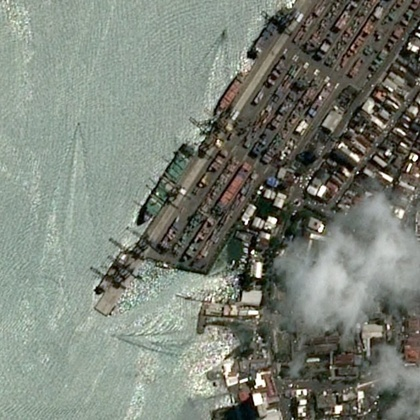
%> input picture 图像预处理/同态滤波法去雾/00c996565.jpg, 420 x 420 px, shrunk from 768 x 768 before the run
$ octave main.m   (GNU Octave 9; MATLAB toolbox functions it lacks are replaced by stand-ins)
%> lines starting %> are read from the running program, lines starting %| are printed output that depends on the picture
### 图像预处理/同态滤波法去雾/HomoFilter.m
function [ImageOut] = HomoFilter(ImageIn, High, Low, C, Sigma)
    Img = double(ImageIn);      %   转换图像矩阵为双精度型,不会改变数据本身
    [Height, Width] = size(ImageIn);      % 返回的行数和列数
    CenterX = floor(Width / 2);     %   中心点坐标
    CenterY = floor(Height / 2);
    LogImg = log(Img + 1);      %   图像对数数据
    Log_FFT = fft2(LogImg);     %   傅里叶变换
    Log_FFT = fftshift(Log_FFT);
    for Y = 1 : Height
        for X = 1 : Width
            Dist= (X - CenterX) * (X - CenterX) + (Y - CenterY) * (Y - CenterY);            %   点（X,Y）到频率平面原点的距离
            H(Y, X)=(High - Low) * (1 - exp(-C * (Dist / (2 * Sigma * Sigma)))) + Low;      %   同态滤波器函数
        end
    end
    Log_FFT = H.* Log_FFT;              %   滤波，矩阵点乘
    Log_FFT = ifftshift(Log_FFT);
    Log_FFT = ifft2(Log_FFT);           %   反傅立叶变换

    Out = exp(Log_FFT)-1;               %   取指数

    % 指数处理ge = exp(g)-1;% 归一化到[0, L-1]
    Max = max(Out(:));
    Min = min(Out(:));
    Range = Max - Min;
    for Y = 1 : Height
        for X = 1 : Width
            ImageOut(Y, X) = uint8(255 * (Out(Y, X) - Min) / Range);
        end
    end
end

### 图像预处理/同态滤波法去雾/main.m
clear all;
close all;
clc;

image1 = imread('00c996565.jpg');
%> image1 is the input picture: size 420x420x3 uint8; mean R, G, B 122.7, 128.5, 117.7

R=im2double(image1(:,:,1));
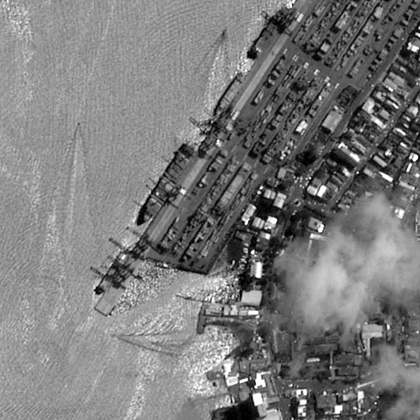
%> R: size 420x420 double; min 0, max 1, mean 0.481
G=im2double(image1(:,:,2));
B=im2double(image1(:,:,3));
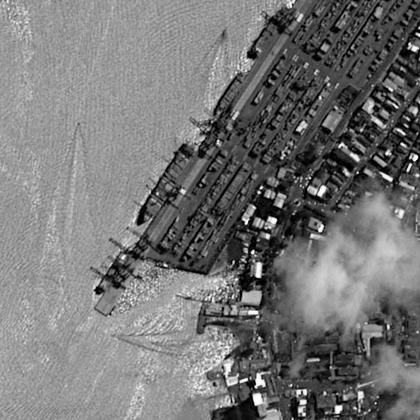
%> B: size 420x420 double; min 0, max 1, mean 0.462
% subplot(1,3,1),imshow(R),title('r');
% subplot(1,3,2),imshow(G),title('g');
% subplot(1,3,3),imshow(B),title('b');
[m, n] = size(image1);
%> m = 420; n = 1260
imageR = HomoFilter(R, 3, 0.1, 0.1,max(m,n));
%> in HomoFilter, `LogImg = log(Img + 1);`:
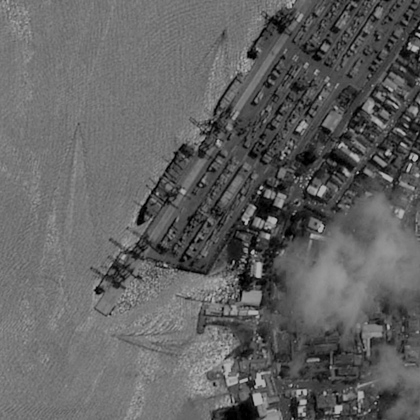
%> LogImg: size 420x420 double; min 0, max 0.693, mean 0.385
%> after the loop in HomoFilter, `for Y = 1 : Height`:
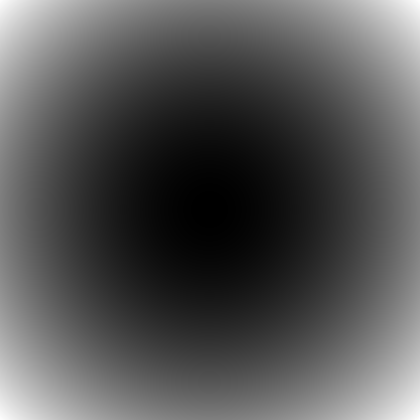
%> H: size 420x420 double; min 0.1, max 0.108, mean 0.103; drawn with min black and max white
%> the run ends on the next line

$ run again, with 图像预处理/同态滤波法去雾/01.jpg copied over 图像预处理/同态滤波法去雾/00c996565.jpg
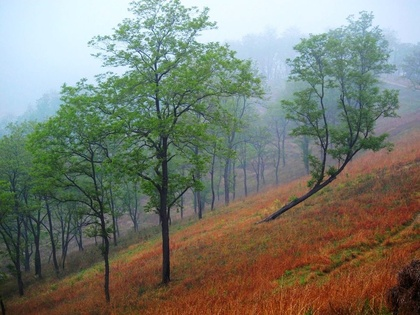
%> input picture 图像预处理/同态滤波法去雾/01.jpg, 420 x 315 px, shrunk from 900 x 675 before the run
%> image1 is the input picture: size 315x420x3 uint8; mean R, G, B 121.3, 123.4, 111.2
%> in HomoFilter, `LogImg = log(Img + 1);`:
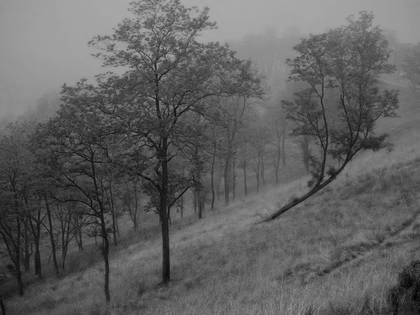
%> LogImg: size 315x420 double; min 0, max 0.677, mean 0.379
%> after the loop in HomoFilter, `for Y = 1 : Height`:
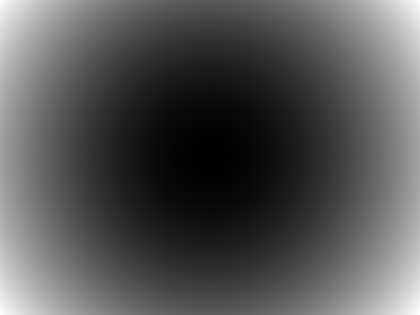
%> H: size 315x420 double; min 0.1, max 0.106, mean 0.102; drawn with min black and max white

$ run again, with 图像预处理/同态滤波法去雾/zsl.jpg copied over 图像预处理/同态滤波法去雾/00c996565.jpg
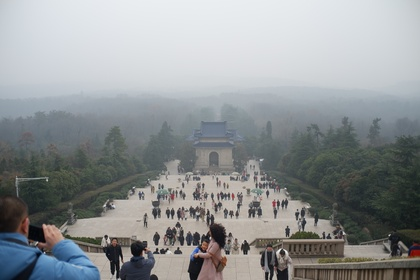
%> input picture 图像预处理/同态滤波法去雾/zsl.jpg, 420 x 280 px, shrunk from 4896 x 3264 before the run
%> image1 is the input picture: size 280x420x3 uint8; mean R, G, B 143.7, 147.4, 148.9
%> in HomoFilter, `LogImg = log(Img + 1);`:
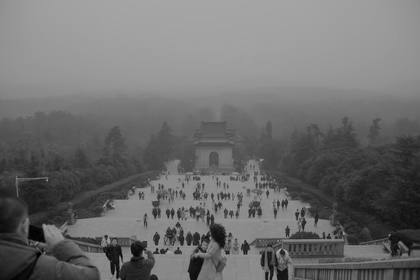
%> LogImg: size 280x420 double; min 0, max 0.677, mean 0.433
%> after the loop in HomoFilter, `for Y = 1 : Height`:
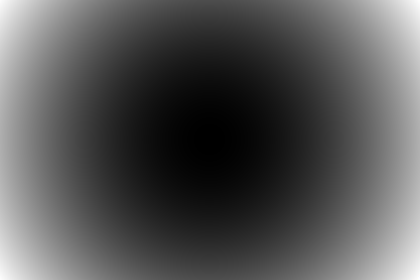
%> H: size 280x420 double; min 0.1, max 0.106, mean 0.102; drawn with min black and max white

$ run again, with 图像预处理/同态滤波法去雾/1.png saved as 图像预处理/同态滤波法去雾/00c996565.jpg
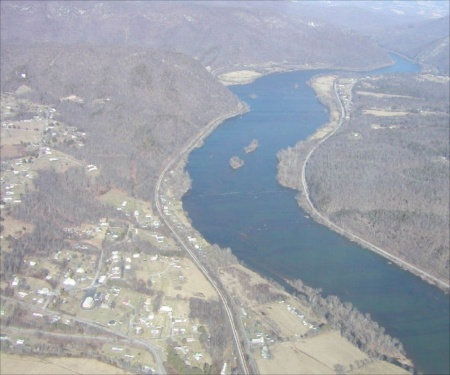
%> input picture 图像预处理/同态滤波法去雾/1.png, 450 x 375 px
%> image1 is the input picture: size 375x450x3 uint8; mean R, G, B 160.2, 164.5, 171.8
%> in HomoFilter, `LogImg = log(Img + 1);`:
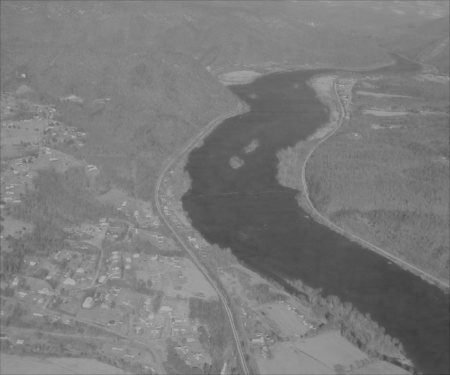
%> LogImg: size 375x450 double; min 0.214, max 0.693, mean 0.484
%> after the loop in HomoFilter, `for Y = 1 : Height`:
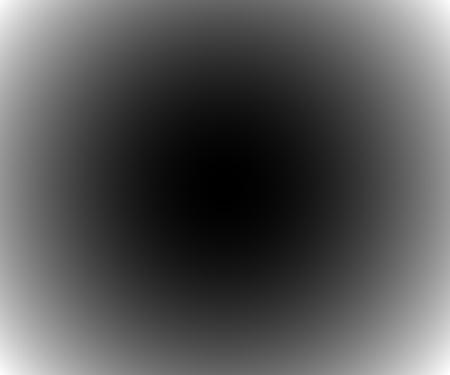
%> H: size 375x450 double; min 0.1, max 0.107, mean 0.102; drawn with min black and max white
